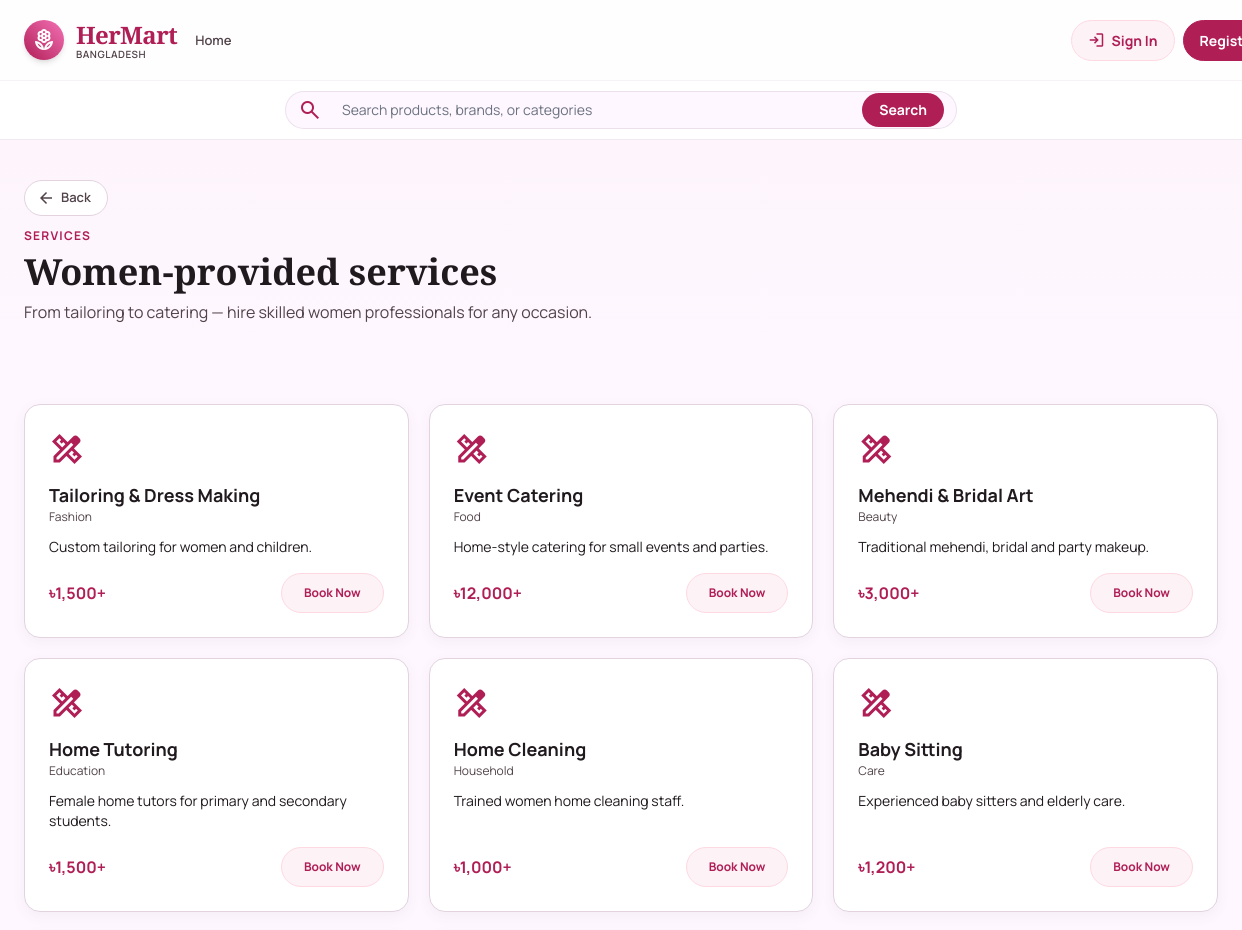
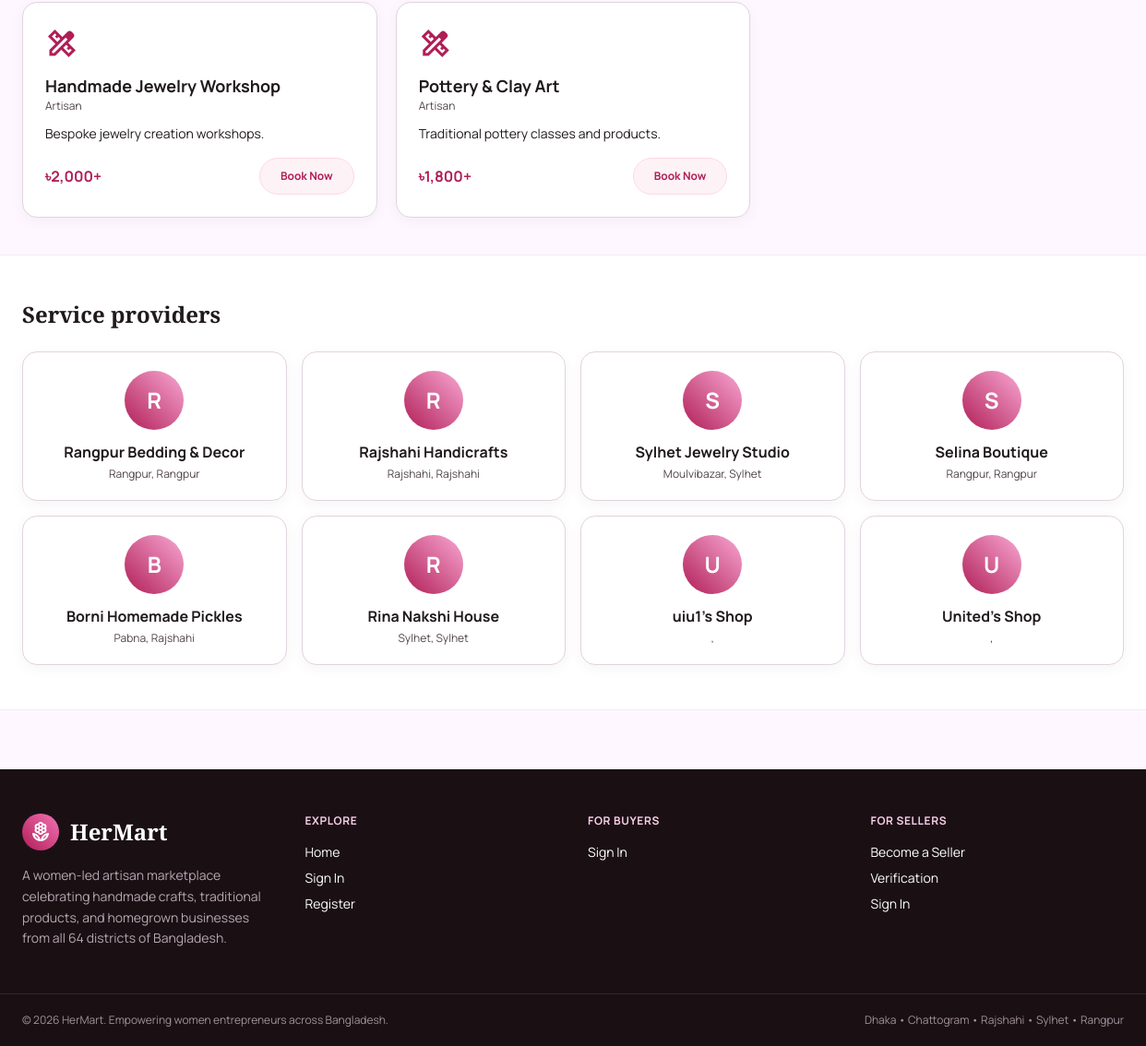
Page /customer/services.php on the committed database (2 pictures, top to bottom).
### tables this page shows
CREATE TABLE `services` (
  `id` int(11) NOT NULL,
  `name` varchar(150) NOT NULL,
  `category` varchar(80) DEFAULT NULL,
  `base_price` decimal(10,2) NOT NULL DEFAULT 0.00,
  `description` text DEFAULT NULL,
  `status` enum('active','inactive') NOT NULL DEFAULT 'active',
  `created_at` timestamp NOT NULL DEFAULT current_timestamp()
);

CREATE TABLE `businesses` (
  `id` int(11) NOT NULL,
  `owner_id` int(11) DEFAULT NULL,
  `shop_name` varchar(150) NOT NULL,
  `description` text DEFAULT NULL,
  `category_id` int(11) DEFAULT NULL,
  `location_id` int(11) DEFAULT NULL,
  `division` varchar(60) DEFAULT NULL,
  `district` varchar(80) DEFAULT NULL,
  `upazila` varchar(80) DEFAULT NULL,
  `address` varchar(255) DEFAULT NULL,
  `phone` varchar(30) DEFAULT NULL,
  `facebook` varchar(255) DEFAULT NULL,
  `online_shop` varchar(255) DEFAULT NULL,
  `profile_image` varchar(255) DEFAULT NULL,
  `cover_image` varchar(255) DEFAULT NULL,
  `rating` decimal(3,2) NOT NULL DEFAULT 0.00,
  `verified` tinyint(1) NOT NULL DEFAULT 0,
  `status` enum('active','inactive','suspended') NOT NULL DEFAULT 'active',
  `created_at` timestamp NOT NULL DEFAULT current_timestamp(),
  `updated_at` timestamp NOT NULL DEFAULT current_timestamp() ON UPDATE current_timestamp()
);

### includes/db.php (called while the page is built, shortened)
<?php
$host = DB_HOST;
$user = DB_USER;
$pass = DB_PASS;
$db   = DB_NAME;
$port = DB_PORT;
$conn = @new mysqli($host, $user, $pass, $db, $port);
$db_ready = !$conn->connect_error;
function db_select($sql, $types = '', $params = []) {
    global $conn, $db_ready;
    $stmt = $conn->prepare($sql);
    if (!$stmt->execute()) {
        error_log('[HerMart] db_select execute failed: ' . $stmt->error . ' | SQL: ' . $sql);
        $stmt->close();
        return [];
    }
    $res = $stmt->get_result();
    $rows = $res ? $res->fetch_all(MYSQLI_ASSOC) : [];
    return $rows;
}
function h($str) {
    return htmlspecialchars((string)$str, ENT_QUOTES, 'UTF-8');
}

### includes/functions.php (called while the page is built, shortened)
<?php
require_once __DIR__ . '/db.php';
function money_tk($amount) {
    return '৳' . number_format((float)$amount, 0);
}
    ?>
    <?php
function services_all() {
    return db_select("SELECT id, name, category, base_price, description, status FROM services WHERE status <> 'inactive' ORDER BY id ASC");
}

### customer/services.php (the view, shortened to what this page needs)
<?php
$services = services_all();
$vendors = db_select(
    "SELECT b.id, b.shop_name AS brand, b.district, b.division, b.description, c.name AS category_name
     FROM businesses b LEFT JOIN categories c ON c.id = b.category_id
     WHERE b.status = 'active'
     ORDER BY b.verified DESC LIMIT 8"
);
include __DIR__ . '/../includes/header.php';
?>
<section class="bg-gradient-to-b from-primary-light/40 to-transparent">
  <div class="max-w-7xl mx-auto px-4 md:px-6 py-10">
    <div class="mb-3">
      <button type="button" onclick="if(history.length>1){history.back();}else{location.href='home.php';}" class="hm-btn-back" aria-label="Go back">
        <span class="material-symbols-outlined">arrow_back</span>
        Back
      </button>
    </div>
    <p class="text-xs uppercase tracking-widest font-bold text-primary">Services</p>
    <h1 class="font-serif text-3xl md:text-4xl font-bold mt-2">Women-provided services</h1>
    <p class="text-on-surface-variant mt-2 max-w-2xl">From tailoring to catering — hire skilled women professionals for any occasion.</p>
  </div>
</section>
<section class="max-w-7xl mx-auto px-4 md:px-6 py-10 grid md:grid-cols-2 lg:grid-cols-3 gap-5">
  <?php foreach ($services as $s): ?>
    <div class="hm-card p-6 flex flex-col">
      <span class="material-symbols-outlined text-primary text-4xl">design_services</span>
      <h2 class="font-bold text-lg mt-3"><?= h($s['name']) ?></h2>
      <p class="text-xs text-on-surface-variant"><?= h($s['category']) ?></p>
      <p class="text-sm text-on-surface mt-3 flex-1"><?= h($s['description']) ?></p>
      <div class="mt-4 flex items-center justify-between">
        <span class="font-bold text-primary"><?= money_tk($s['base_price']) ?>+</span>
        <a href="vendor-booking.php?service=<?= (int)$s['id'] ?>" class="hm-btn hm-btn-light text-xs">
          Book Now
        </a>
      </div>
    </div>
  <?php endforeach; ?>
</section>
<section class="bg-white border-y border-outline/40">
  <div class="max-w-7xl mx-auto px-4 md:px-6 py-12">
    <h2 class="font-serif text-2xl font-bold mb-6">Service providers</h2>
    <div class="grid sm:grid-cols-2 lg:grid-cols-4 gap-4">
      <?php foreach ($vendors as $v): ?>
        <a href="seller-details.php?id=<?= (int)$v['id'] ?>" class="hm-card p-5 flex flex-col items-center text-center">
          <div class="w-16 h-16 rounded-full bg-gradient-to-tr from-primary to-pink-300 flex items-center justify-center text-white text-2xl font-bold mb-3">
            <?= strtoupper(substr($v['brand'], 0, 1)) ?>
          </div>
          <h3 class="font-bold"><?= h($v['brand']) ?></h3>
          <p class="text-xs text-on-surface-variant mt-1"><?= h($v['district']) ?>, <?= h($v['division']) ?></p>
        </a>
      <?php endforeach; ?>
    </div>
  </div>
</section>
<?php include __DIR__ . '/../includes/footer.php'; ?>

### assets/css/style.css (style rules this page uses)
html { scroll-behavior: smooth; }
body { -webkit-font-smoothing: antialiased; -moz-osx-font-smoothing: grayscale; font-family: 'Manrope', sans-serif; color: #201a1e; background: #fef7ff; }
.material-symbols-outlined { font-family: 'Material Symbols Outlined'; font-weight: normal; font-style: normal; font-size: 24px; line-height: 1; letter-spacing: normal; text-transform: none; display: inline-block; white-space: nowrap; word-wrap: normal; direction: ltr; font-feature-settings: 'liga'; -webkit-font-smoothing: antialiased; font-variation-settings: 'FILL' 0, 'wght' 400, 'GRAD' 0, 'opsz' 24; vertical-align: middle; }
.hm-card { background: #fff; border: 1px solid #e2d3df; border-radius: 1rem; box-shadow: 0 4px 14px rgba(101, 88, 95, 0.06); transition: all 0.2s ease; }
button, .hm-btn { border-radius: 9999px; font-family: inherit; }
.hm-btn { display: inline-flex; align-items: center; justify-content: center; gap: 8px; padding: 11px 22px; border-radius: 9999px; font-weight: 700; font-size: 14px; border: 1px solid transparent; cursor: pointer; text-decoration: none; transition: all 0.15s ease; white-space: nowrap; line-height: 1.2; }
.hm-btn-light { background: #fdf2f6; color: #b01e56; border-color: #ffd9e2; }
.hm-btn-back { display: inline-flex; align-items: center; gap: 6px; padding: 8px 16px 8px 12px; border-radius: 9999px; border: 1px solid #e2d3df; background: #ffffff; color: #514349; font-weight: 600; font-size: 13px; text-decoration: none; cursor: pointer; transition: all 0.15s ease; white-space: nowrap; line-height: 1.2; }
.hm-btn-back .material-symbols-outlined { font-size: 18px; }

### rows in the picture
services: name "Tailoring & Dress Making", category "Fashion", description "Custom tailoring for women and children.", base_price "৳1,500"
services: name "Event Catering", category "Food", description "Home-style catering for small events and parties.", base_price "৳12,000"
services: name "Mehendi & Bridal Art", category "Beauty", description "Traditional mehendi, bridal and party makeup.", base_price "৳3,000"
services: name "Home Tutoring", category "Education", description "Female home tutors for primary and secondary students.", base_price "৳1,500"
services: name "Home Cleaning", category "Household", description "Trained women home cleaning staff.", base_price "৳1,000"
services: name "Baby Sitting", category "Care", description "Experienced baby sitters and elderly care.", base_price "৳1,200"
services: name "Handmade Jewelry Workshop", category "Artisan", description "Bespoke jewelry creation workshops.", base_price "৳2,000"
services: name "Pottery & Clay Art", category "Artisan", description "Traditional pottery classes and products.", base_price "৳1,800"
businesses: shop_name "R", shop_name "Rangpur Bedding & Decor", district "Rangpur", division "Rangpur"
businesses: shop_name "R", shop_name "Rajshahi Handicrafts", district "Rajshahi", division "Rajshahi"
businesses: shop_name "S", shop_name "Sylhet Jewelry Studio", district "Moulvibazar", division "Sylhet"
businesses: shop_name "S", shop_name "Selina Boutique", district "Rangpur", division "Rangpur"
businesses: shop_name "B", shop_name "Borni Homemade Pickles", district "Pabna", division "Rajshahi"
businesses: shop_name "R", shop_name "Rina Nakshi House", district "Sylhet", division "Sylhet"
businesses: shop_name "U", shop_name "uiu1's Shop"
businesses: shop_name "U", shop_name "United's Shop"
